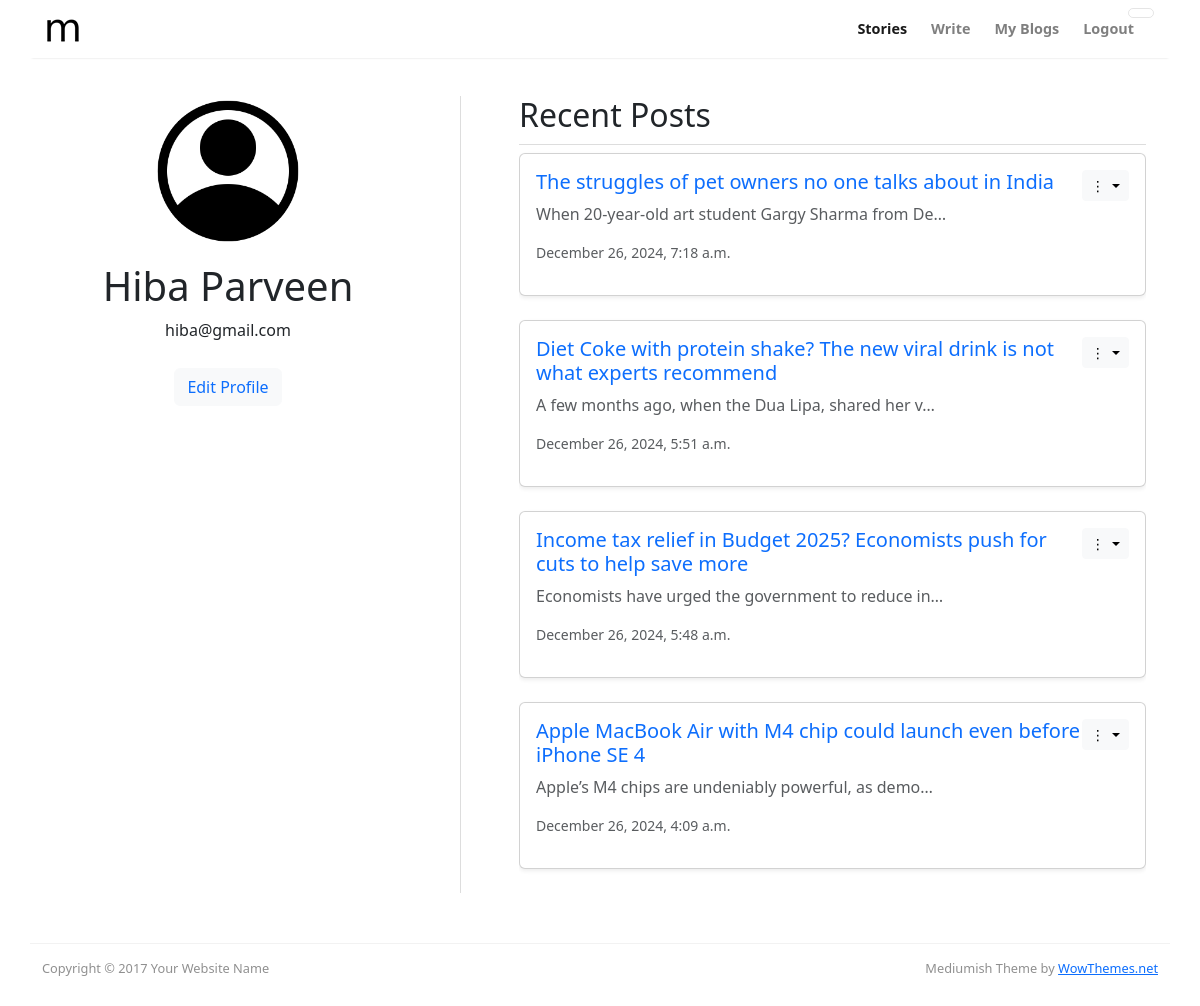
The app's page /profile/ (signed in), older data.
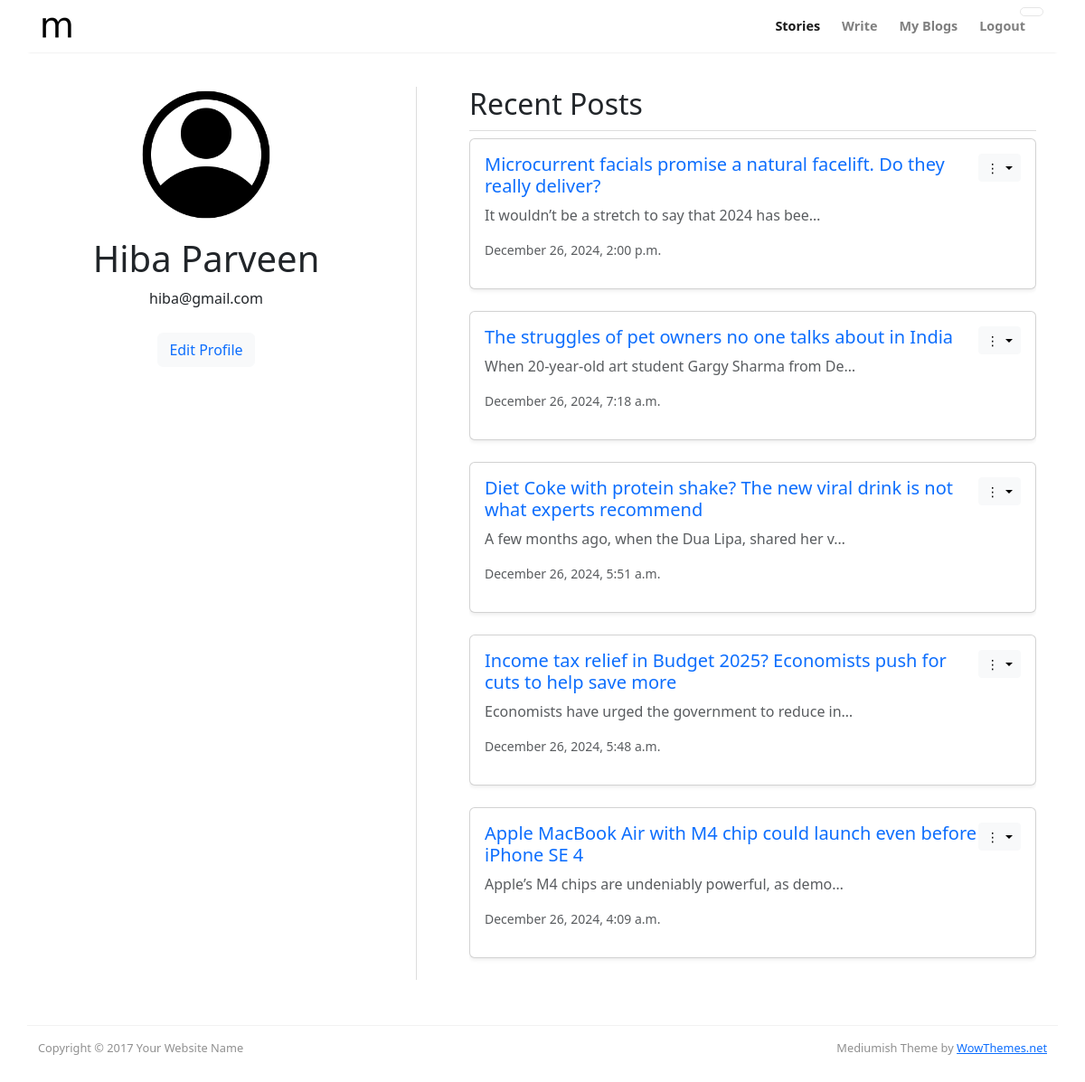
The same page, newer data.
### blogpost/models.py (models this page shows)
class Post(models.Model):
    LIVE = 1
    DELETE = 0
    DELETE_CHOICES = ((LIVE,'Live'), (DELETE,'Delete'))
    title = models.CharField(max_length=200)
    content = models.TextField()
    author = models.ForeignKey(User, on_delete=models.CASCADE)
    image = models.ImageField(upload_to='post_images/', blank=True, null=True)
    priority = models.IntegerField(default=0)
    delete_status = models.IntegerField(choices=DELETE_CHOICES, default=LIVE)
    created_at = models.DateTimeField(auto_now_add=True)
    updated_at = models.DateTimeField(auto_now=True)
    category = models.ForeignKey(Category, on_delete=models.SET_NULL, null=True, blank=True)
    def __str__(self):
        return self.title

### account/views.py (the view)
# urls.py: path('profile/', views.my_posts, name='profile'),
def my_posts(request):
    if request.user.is_authenticated:
        posts = Post.objects.filter(author=request.user, delete_status=Post.LIVE).order_by('-created_at')
        print("Posts for user:", request.user.username, posts)
        return render(request, 'my_profile.html', {'posts': posts})
    else:
        return redirect('signin')  # Redirect to login if user is not authenticated

### templates/my_profile.html (shortened to what this page needs)
{% extends "base.html" %}
{% load static %}
{% block content %}
<!DOCTYPE html>
<html lang="en">
<head>
  <link href="https://cdn.jsdelivr.net/npm/bootstrap@5.3.0/dist/css/bootstrap.min.css" rel="stylesheet">
</head>
<body>
  <div class="container mt-5">
    <div class="row pt-5">
      <div class="col-md-4">
        <div class="profile-section text-center">
          <img src="{{ user.profile.profile_picture.url }}" alt="Profile Picture" class="profile-picture">
          <h1 class="mt-3">{{ user.first_name }} {{ user.last_name }}</h1>
          <p>{{ user.username }}</p>
          <button type="button" class="btn btn-light edit-profile-btn">
            <a href="" class="text-decoration-none">Edit Profile</a>
          </button>
        </div>
      </div>
      <div class="col-md-1 d-none d-md-flex justify-content-center">
      </div>
      <div class="col-md-7">
        <div class="scrollable-content">
          <div class="recent-posts">
            <h2>Recent Posts</h2>
            <div class="d-flex flex-column">
              {% for post in posts %}
              <div class="mb-4">
                <div class="card shadow-sm h-100">
                  <div class="card-body d-flex flex-row justify-content-between">
                    <div>
                      <h5 class="card-title">
                        <a href="{% url "post_detail" post.id %}" class="text-decoration-none">{{ post.title }}</a>
                      </h5>
                      <p class="card-text text-muted">{{ post.content|truncatechars:50 }}</p>
                      <small class="text-muted d-block mb-3">{{ post.created_at|date:"F j, Y, g:i a" }}</small>
                    </div>
                    <div class="dropdown">
                      <button
                        class="btn btn-light btn-sm dropdown-toggle"
                        type="button"
                        id="dropdownMenu{{ forloop.counter }}"
                        data-bs-toggle="dropdown"
                        aria-expanded="false"
                      >
                        &#8942;
                      </button>
                    </div>
                  </div>
                </div>
              </div>
              {% empty %}
              <div class="col-12">
                <div class="alert alert-info text-center">You have not created any posts yet.</div>
              </div>
              {% endfor %}
            </div>
          </div>
        </div>
      </div>
    </div>
  </div>
</body>
</html>
{% endblock content %}

Row changes from the older to the newer data that the page shows:
added Post: title "Microcurrent facials promise a natural facelift. Do they really deliver?", content "It wouldn’t be a stretch to say that 2024 has bee…", created_at "December 26, 2024, 2:00 p.m."
